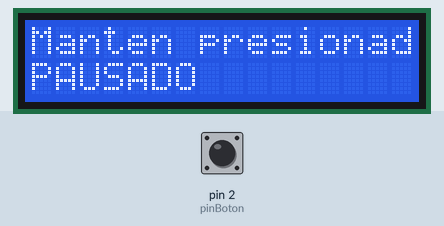
This sketch was run on a simulated Arduino Uno, built with avr-gcc and run on an emulated ATmega328P. Parts: 16×2 character LCD. The test bench sets the inputs (shaded band); at power-on: pin 2 (pinBoton) HIGH.

Above: at 1.2 s.
1.3 s: pin 2 (pinBoton) pulled LOW for 1 s
At 3.4 s:
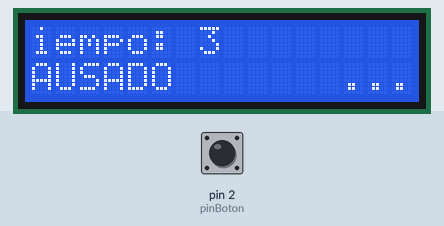
4.1 s: pin 2 (pinBoton) pulled LOW for 0.15 s
At 4.29 s:
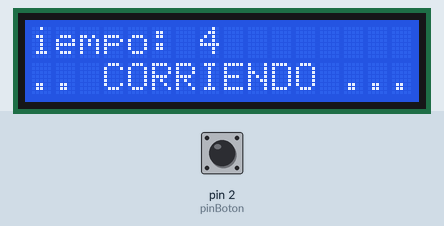
5.9 s: pin 2 (pinBoton) pulled LOW for 0.15 s
At 6.6 s:
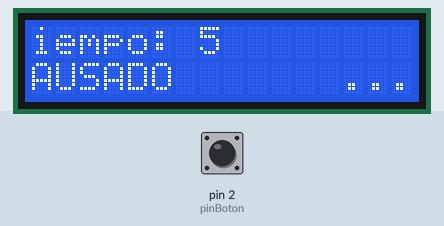
7.7 s: pin 2 (pinBoton) pulled LOW for 1 s
At 10.4 s:
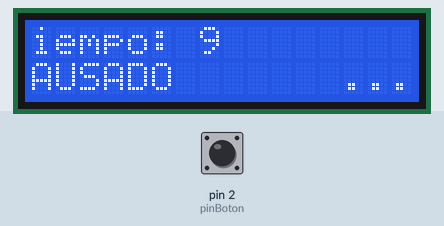
Timing chart, 0 to 11.2 s (numbered marks = the images above; inputs shaded):
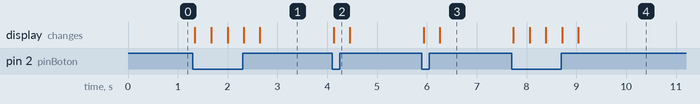

The sketch:

cronometro_lcd_botton.ino.ino
```cpp
#include <Wire.h>
#include <LiquidCrystal_I2C.h>

LiquidCrystal_I2C lcd(0x27, 16, 2);

const int pinBoton = 2;
int segundos = 0;

void setup() {
  lcd.init();
  lcd.backlight();

  pinMode(pinBoton, INPUT_PULLUP);
  lcd.setCursor(0, 0);
  lcd.print("Manten presionado");
}

void loop() {

  if (digitalRead(pinBoton) == LOW) {

    lcd.clear();

    lcd.setCursor(0, 0);
    lcd.print("Tiempo: ");
    lcd.print(segundos);

    lcd.setCursor(0, 1);
    lcd.print("... CORRIENDO ...");

    lcd.scrollDisplayLeft();

    segundos++;
    delay(300);
  } else {

    lcd.setCursor(0, 1);
    lcd.print("PAUSADO       ");
  }
}
```

Measured:
- after the input at 1.3 s, the display: first changes at once (image 1 shows a later state)
- after the input at 4.1 s, the display: changes at once (image 2)
- after the input at 5.9 s, the display: first changes at once (image 3 shows a later state)
- after the input at 7.7 s, the display: first changes at once (image 4 shows a later state)
